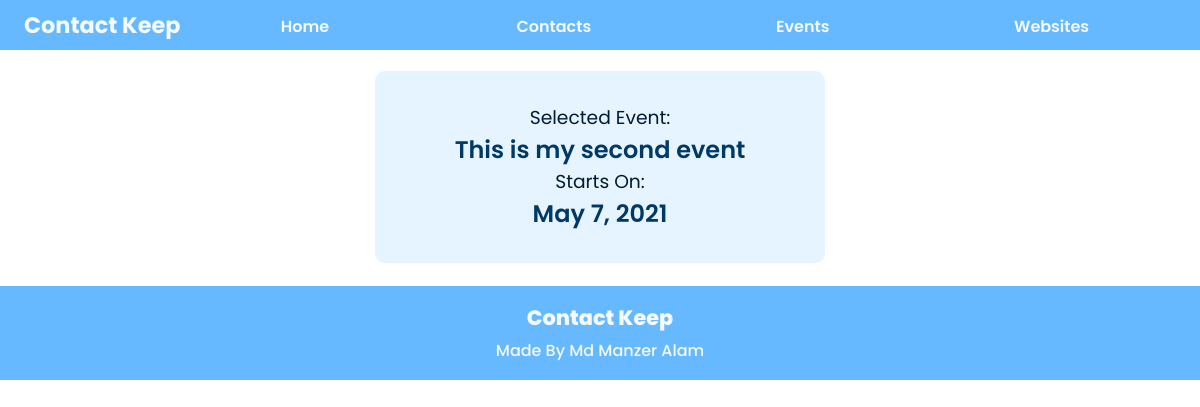
The app's page /, older data.
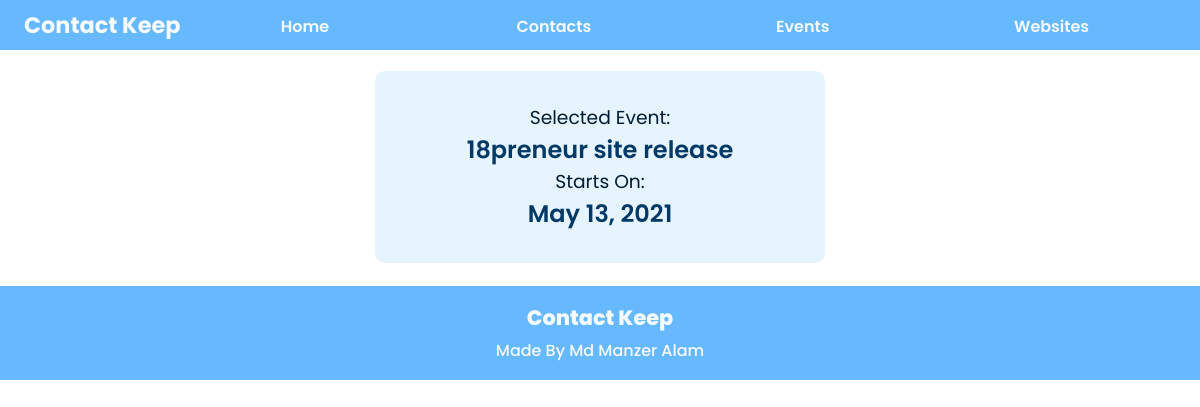
The same page, newer data.
### contactkeep/models.py (models this page shows, shortened)
class Event(models.Model):
    name = models.CharField("Event Name",max_length=150)
    start_date = models.DateField("start date")
    end_date = models.DateField("end date")
    current = models.BooleanField("Current Event",default=False)

### contactkeep/views.py (the view)
# urls.py: path('', views.home, name='home'),
def home(request):
    current_event = Event.objects.filter(current=True)
    if current_event.count() != 0:
        current_event = current_event[0]
    else:
        current_event = "no event"
    context = {
        'event' : current_event,
    }
    return render(request,'contactkeep/home.html',context)

### contactkeep/templates/contactkeep/home.html (shortened to what this page needs)
{% load static %}
<!DOCTYPE html>
<html lang="en">
<head>
    <link rel="stylesheet" type="text/css" href="{% static 'contactkeep/home.css' %}">
</head>
{% include 'contactkeep/snippets/navigation.html' %}
<body>
    <section class="header">
        <section id="event-card" class="card">
            {% if event == 'no event'%}
                <h2>Add a current event</h2>
            {% else %}
                <h3>Selected Event:</h3>
                <h2>{{event.name}}</h2>
                <h3>Starts On:</h3>
                <h2>{{event.start_date}}</h2>
            {% endif %}
        </section>
    </section>
</body>
{% include 'contactkeep/snippets/footer.html' %}
</html>

Row changes from the older to the newer data that the page shows:
no longer on this page (row edited): Event: name "This is my second event", start_date "May 7, 2021"
added Event: name "18preneur site release", start_date "May 13, 2021"
